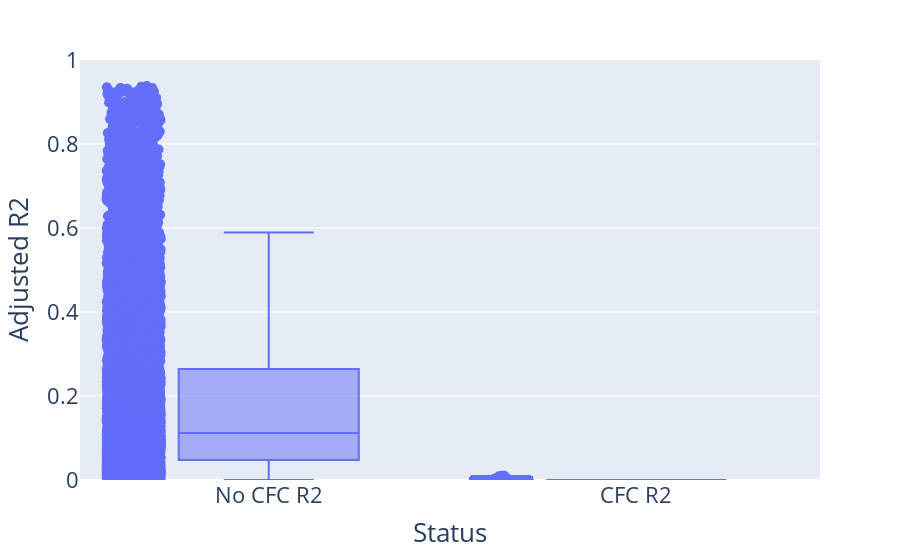

The notebook cell this image was saved under:
### Code cell
fig = px.box(results, labels={"variable": "Status",
                                           "value": "Adjusted R2"}, points='all')


fig.update_layout(legend = dict(font = dict(size=24), title=""), font=dict(size=22))
fig.update_traces(marker=dict(size=10))



fig.update_yaxes(range=[0, 1])
fig.write_image("../Plots/AdjR2.jpg")
fig.show()

### Figure 1 — Plotly figure (JSON) as saved in the notebook; plotly's stock layout.template omitted (floating-point values rounded to 4 significant figures; data arrays with more than 128 entries replaced by an {"elided": "..."} marker saying what was removed)
{"data": [{"alignmentgroup": "True", "boxpoints": "all", "hovertemplate": "Status=%{x}<br>Adjusted R2=%{y}<extra></extra>", "legendgroup": "", "marker": {"color": "#636efa", "size": 10}, "name": "", "notched": false, "offsetgroup": "", "orientation": "v", "showlegend": false, "type": "box", "x": {"elided": "20000 str values"}, "x0": " ", "xaxis": "x", "y": {"elided": "20000 float values"}, "y0": " ", "yaxis": "y"}], "layout": {"autosize": true, "boxmode": "group", "font": {"size": 22}, "legend": {"font": {"size": 24}, "title": {"text": ""}, "tracegroupgap": 0}, "margin": {"t": 60}, "xaxis": {"anchor": "y", "autorange": true, "domain": [0, 1], "range": [-0.5077, 1.5], "title": {"text": "Status"}, "type": "category"}, "yaxis": {"anchor": "x", "domain": [0, 1], "range": [0, 1], "title": {"text": "Adjusted R2"}, "type": "linear"}}}
